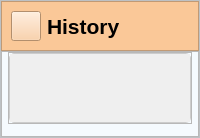
         <widget class="QWidget" name="d_historyPage">
          <layout class="QGridLayout" name="gridLayout_26">
           <property name="leftMargin">
            <number>0</number>
           </property>
           <property name="topMargin">
            <number>0</number>
           </property>
           <property name="rightMargin">
            <number>0</number>
           </property>
           <property name="bottomMargin">
            <number>0</number>
           </property>
           <property name="spacing">
            <number>0</number>
           </property>
           <item row="0" column="0">
            <widget class="QFrame" name="main_create_task_frame">
             <property name="styleSheet">
              <string notr="true">*{
color: #000;
/*border : none;*/
}

#main_create_task_frame{
background-color: #F5FAFE;
}



#confirm_Button {
    padding: 5px 10px;
    font-size: 16px;
    font-weight: bold;
    color: #fff;
    border: none;
    border-radius: 5px;
    /*background: qlineargradient(spread:pad, x1:0, y1:0.5, x2:1, y2:0.5, stop:0 #f0792b, stop:0.5 #ffa163, stop:1 #edb28c);*/
	background-color: #f0792b;
    cursor: pointer;
    transition: background-color 0.3s ease;
}

#create_Button:hover , #delete_Button:hover , #edit_Button:hover {
    background-color: #ff6347; 
}

*{
color: #000;
/*border : none;*/

}
#frame{
background-color:#f6f6f6;

}

QLineEdit{
background-color: transparent;
}

#detail_lineEdit, #topic_lineEdit{
border-radius: 10px;
margin: 5px;
border : 2px solid #f26e56;
}

#detailHeadline{
margin-right: 35px;
}

#topicNameHeadline{
margin-right: 3px;
}
</string>
             </property>
             <property name="frameShape">
              <enum>QFrame::StyledPanel</enum>
             </property>
             <property name="frameShadow">
              <enum>QFrame::Raised</enum>
             </property>
             <layout class="QGridLayout" name="gridLayout_15">
              <property name="leftMargin">
               <number>0</number>
              </property>
              <property name="topMargin">
               <number>0</number>
              </property>
              <property name="rightMargin">
               <number>0</number>
              </property>
              <property name="bottomMargin">
               <number>0</number>
              </property>
              <property name="spacing">
               <number>0</number>
              </property>
              <item row="0" column="0">
               <widget class="QFrame" name="viewTaskHeafer">
                <property name="minimumSize">
                 <size>
                  <width>0</width>
                  <height>50</height>
                 </size>
                </property>
                <property name="styleSheet">
                 <string notr="true">background-color:#FAC898;
</string>
                </property>
                <property name="frameShape">
                 <enum>QFrame::StyledPanel</enum>
                </property>
                <property name="frameShadow">
                 <enum>QFrame::Raised</enum>
                </property>
                <layout class="QHBoxLayout" name="horizontalLayout_13">
                 <property name="spacing">
                  <number>0</number>
                 </property>
                 <property name="leftMargin">
                  <number>0</number>
                 </property>
                 <property name="topMargin">
                  <number>0</number>
                 </property>
                 <property name="rightMargin">
                  <number>0</number>
                 </property>
                 <property name="bottomMargin">
                  <number>0</number>
                 </property>
                 <item alignment="Qt::AlignLeft">
                  <widget class="QWidget" name="mainMenuButton_5" native="true">
                   <layout class="QHBoxLayout" name="horizontalLayout_36">
                    <item alignment="Qt::AlignHCenter">
                     <widget class="QPushButton" name="menuButton_6">
                      <property name="minimumSize">
                       <size>
                        <width>30</width>
                        <height>30</height>
                       </size>
                      </property>
                      <property name="maximumSize">
                       <size>
                        <width>30</width>
                        <height>30</height>
                       </size>
                      </property>
                      <property name="sizeIncrement">
                       <size>
                        <width>10</width>
                        <height>10</height>
                       </size>
                      </property>
                      <property name="styleSheet">
                       <string notr="true">image: url(:/icons/assets/icons/align-justify.svg);
magin-left: 3px</string>
                      </property>
                      <property name="text">
                       <string/>
                      </property>
                      <property name="iconSize">
                       <size>
                        <width>18</width>
                        <height>18</height>
                       </size>
                      </property>
                      <property name="checkable">
                       <bool>true</bool>
                      </property>
                     </widget>
                    </item>
                    <item>
                     <widget class="QLabel" name="homeHeader_6">
                      <property name="font">
                       <font>
                        <pointsize>16</pointsize>
                        <bold>true</bold>
                       </font>
                      </property>
                      <property name="text">
                       <string>History</string>
                      </property>
                     </widget>
                    </item>
                   </layout>
                  </widget>
                 </item>
                </layout>
               </widget>
              </item>
              <item row="1" column="0">
               <widget class="QFrame" name="frame_22">
                <property name="sizePolicy">
                 <sizepolicy hsizetype="Preferred" vsizetype="Preferred">
                  <horstretch>0</horstretch>
                  <verstretch>0</verstretch>
                 </sizepolicy>
                </property>
                <property name="maximumSize">
                 <size>
                  <width>16777215</width>
                  <height>16777215</height>
                 </size>
                </property>
                <property name="styleSheet">
                 <string notr="true"/>
                </property>
                <property name="frameShape">
                 <enum>QFrame::StyledPanel</enum>
                </property>
                <property name="frameShadow">
                 <enum>QFrame::Raised</enum>
                </property>
                <layout class="QGridLayout" name="gridLayout_23">
                 <property name="leftMargin">
                  <number>6</number>
                 </property>
                 <property name="topMargin">
                  <number>0</number>
                 </property>
                 <property name="rightMargin">
                  <number>6</number>
                 </property>
                 <property name="bottomMargin">
                  <number>12</number>
                 </property>
                 <property name="spacing">
                  <number>0</number>
                 </property>
                 <item row="0" column="0">
                  <widget class="QFrame" name="frame_23">
                   <property name="frameShape">
                    <enum>QFrame::StyledPanel</enum>
                   </property>
                   <property name="frameShadow">
                    <enum>QFrame::Raised</enum>
                   </property>
                   <layout class="QGridLayout" name="gridLayout_24">
                    <property name="leftMargin">
                     <number>0</number>
                    </property>
                    <property name="topMargin">
                     <number>0</number>
                    </property>
                    <property name="rightMargin">
                     <number>0</number>
                    </property>
                    <property name="bottomMargin">
                     <number>0</number>
                    </property>
                    <property name="spacing">
                     <number>0</number>
                    </property>
                    <item row="0" column="0">
                     <widget class="QScrollArea" name="scrollArea_5">
                      <property name="styleSheet">
                       <string notr="true">#scrollArea QWidget {
    background-color: transparent;
}
QScrollArea {
    background-color: #ffffff;
    border: 1px solid #cccccc;
    border-radius: 5px;
}

QScrollBar:vertical {
    border: none;
    background: #f0f0f0;
    width: 12px;
    margin: 0px 0px 0px 0px;
}

QScrollBar::handle:vertical {
    background: #cccccc;
    min-height: 20px;
    border-radius: 6px;
}

QScrollBar::handle:vertical:hover {
    background: #b3b3b3;
}

QScrollBar::handle:vertical:pressed {
    background: #999999;
}

QScrollBar::add-line:vertical {
    height: 0px;
    subcontrol-position: bottom;
    subcontrol-origin: margin;
}

QScrollBar::sub-line:vertical {
    height: 0px;
    subcontrol-position: top;
    subcontrol-origin: margin;
}



</string>
                      </property>
                      <property name="widgetResizable">
                       <bool>true</bool>
                      </property>
                      <widget class="QWidget" name="scrollAreaWidgetContents_5">
                       <property name="geometry">
                        <rect>
                         <x>0</x>
                         <y>0</y>
                         <width>831</width>
                         <height>432</height>
                        </rect>
                       </property>
                       <layout class="QGridLayout" name="gridLayout_25"/>
                      </widget>
                     </widget>
                    </item>
                   </layout>
                  </widget>
                 </item>
                </layout>
               </widget>
              </item>
             </layout>
            </widget>
           </item>
          </layout>
         </widget>
